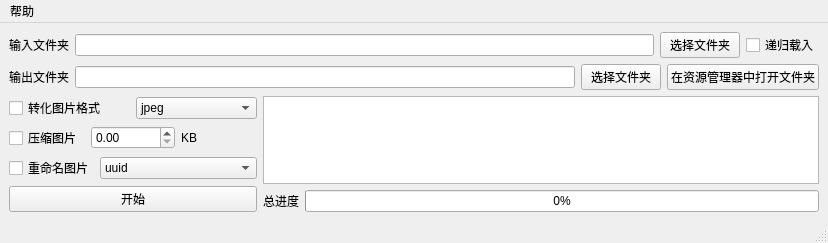
<?xml version="1.0" encoding="UTF-8"?>
<ui version="4.0">
 <class>toolBoxMainWindow</class>
 <widget class="QMainWindow" name="toolBoxMainWindow">
  <property name="geometry">
   <rect>
    <x>0</x>
    <y>0</y>
    <width>825</width>
    <height>236</height>
   </rect>
  </property>
  <property name="windowTitle">
   <string>图片工具箱</string>
  </property>
  <widget class="QWidget" name="centralwidget">
   <layout class="QFormLayout" name="formLayout">
    <item row="0" column="0" colspan="2">
     <layout class="QHBoxLayout" name="inputFolderHorizontalLayout">
      <item>
       <widget class="QLabel" name="inputFolderlabel">
        <property name="text">
         <string>输入文件夹</string>
        </property>
       </widget>
      </item>
      <item>
       <widget class="QLineEdit" name="inputFolderlineEdit">
        <property name="minimumSize">
         <size>
          <width>500</width>
          <height>0</height>
         </size>
        </property>
       </widget>
      </item>
      <item>
       <widget class="QPushButton" name="inputFolderPushButton">
        <property name="text">
         <string>选择文件夹</string>
        </property>
       </widget>
      </item>
      <item>
       <widget class="QCheckBox" name="recursiveloadingCheckBox">
        <property name="text">
         <string>递归载入</string>
        </property>
       </widget>
      </item>
     </layout>
    </item>
    <item row="1" column="0" colspan="2">
     <layout class="QHBoxLayout" name="outputFolderHorizontalLayout">
      <item>
       <widget class="QLabel" name="outputFolderlabel">
        <property name="text">
         <string>输出文件夹</string>
        </property>
       </widget>
      </item>
      <item>
       <widget class="QLineEdit" name="outputFolderlineEdit">
        <property name="minimumSize">
         <size>
          <width>500</width>
          <height>0</height>
         </size>
        </property>
       </widget>
      </item>
      <item>
       <widget class="QPushButton" name="outputFolderPushButton">
        <property name="text">
         <string>选择文件夹</string>
        </property>
       </widget>
      </item>
      <item>
       <widget class="QPushButton" name="openOutputFolderPushButton">
        <property name="text">
         <string>在资源管理器中打开文件夹</string>
        </property>
       </widget>
      </item>
     </layout>
    </item>
    <item row="2" column="0">
     <layout class="QVBoxLayout" name="optionVerticalLayout">
      <item>
       <layout class="QHBoxLayout" name="convertImageFormatHorizontalLayout">
        <item>
         <widget class="QCheckBox" name="convertImageFormatCheckBox">
          <property name="text">
           <string>转化图片格式</string>
          </property>
         </widget>
        </item>
        <item>
         <widget class="QComboBox" name="convertImageFormatComboBox">
          <item>
           <property name="text">
            <string>jpeg</string>
           </property>
          </item>
          <item>
           <property name="text">
            <string>png</string>
           </property>
          </item>
          <item>
           <property name="text">
            <string>webp</string>
           </property>
          </item>
         </widget>
        </item>
       </layout>
      </item>
      <item>
       <layout class="QHBoxLayout" name="compressImageHorizontalLayout">
        <item>
         <widget class="QCheckBox" name="compressImageCheckBox">
          <property name="text">
           <string>压缩图片</string>
          </property>
         </widget>
        </item>
        <item>
         <widget class="QDoubleSpinBox" name="compressImageDoubleSpinBox">
          <property name="maximum">
           <double>999999.989999999990687</double>
          </property>
         </widget>
        </item>
        <item>
         <widget class="QLabel" name="compressImageLabel">
          <property name="text">
           <string>KB</string>
          </property>
         </widget>
        </item>
       </layout>
      </item>
      <item>
       <layout class="QHBoxLayout" name="renameImageHorizontalLayout">
        <item>
         <widget class="QCheckBox" name="renameImageCheckBox">
          <property name="text">
           <string>重命名图片</string>
          </property>
         </widget>
        </item>
        <item>
         <widget class="QComboBox" name="renameImageComboBox">
          <item>
           <property name="text">
            <string>uuid</string>
           </property>
          </item>
          <item>
           <property name="text">
            <string>md5</string>
           </property>
          </item>
          <item>
           <property name="text">
            <string>auto-increment number</string>
           </property>
          </item>
         </widget>
        </item>
       </layout>
      </item>
      <item>
       <widget class="QPushButton" name="startProcessingPushButton">
        <property name="text">
         <string>开始</string>
        </property>
       </widget>
      </item>
     </layout>
    </item>
    <item row="2" column="1">
     <layout class="QVBoxLayout" name="outputInfoVerticalLayout">
      <item>
       <widget class="QTextEdit" name="consoleTextEdit"/>
      </item>
      <item>
       <layout class="QHBoxLayout" name="totalProgressHorizontalLayout">
        <item>
         <widget class="QLabel" name="totalProgresslabel">
          <property name="text">
           <string>总进度</string>
          </property>
         </widget>
        </item>
        <item>
         <widget class="QProgressBar" name="totalProgressBar">
          <property name="value">
           <number>0</number>
          </property>
         </widget>
        </item>
       </layout>
      </item>
     </layout>
    </item>
   </layout>
  </widget>
  <widget class="QStatusBar" name="statusbar"/>
  <widget class="QMenuBar" name="menuBar">
   <property name="geometry">
    <rect>
     <x>0</x>
     <y>0</y>
     <width>825</width>
     <height>22</height>
    </rect>
   </property>
   <property name="autoFillBackground">
    <bool>false</bool>
   </property>
   <widget class="QMenu" name="menu">
    <property name="title">
     <string>帮助</string>
    </property>
    <addaction name="actionAbout"/>
   </widget>
   <addaction name="menu"/>
  </widget>
  <action name="actionAbout">
   <property name="text">
    <string>关于</string>
   </property>
  </action>
 </widget>
 <resources/>
 <connections/>
</ui>
